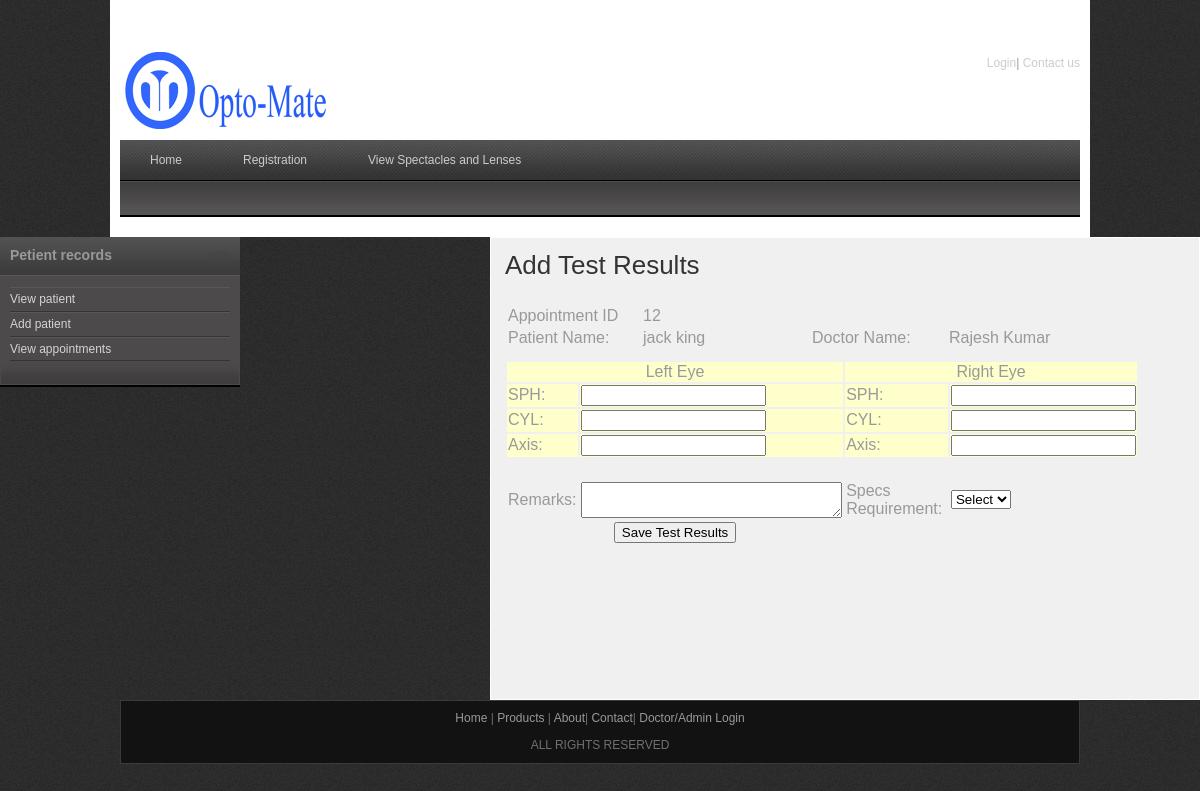
The app's page /test.php?appid=12 with its own data.
### tables this page shows
CREATE TABLE IF NOT EXISTS `appointment` (
  `app_id` int(10) NOT NULL AUTO_INCREMENT,
  `branch_id` int(10) NOT NULL,
  `pat_id` int(10) NOT NULL,
  `doc_id` int(10) NOT NULL,
  `app_date` date NOT NULL,
  `app_time` time NOT NULL,
  `created_at` datetime NOT NULL,
  `status` varchar(30) NOT NULL,
  PRIMARY KEY (`app_id`)
);

CREATE TABLE IF NOT EXISTS `patient` (
  `pat_id` int(10) NOT NULL AUTO_INCREMENT,
  `admin_id` int(10) NOT NULL,
  `pat_name` varchar(30) NOT NULL,
  `email_id` varchar(25) NOT NULL,
  `password` varchar(25) NOT NULL,
  `dob` date NOT NULL,
  `gender` varchar(10) NOT NULL,
  `address` varchar(50) NOT NULL,
  `contact` varchar(25) NOT NULL,
  `created_at` date NOT NULL,
  PRIMARY KEY (`pat_id`)
);

CREATE TABLE IF NOT EXISTS `doctor` (
  `doc_id` int(10) NOT NULL AUTO_INCREMENT,
  `branch_id` int(10) NOT NULL,
  `doc_name` varchar(25) NOT NULL,
  `clinic_name` varchar(25) NOT NULL,
  `email_id` varchar(25) NOT NULL,
  `phone` varchar(25) NOT NULL,
  `mobile` varchar(25) NOT NULL,
  `login_id` varchar(25) NOT NULL,
  `password` varchar(25) NOT NULL,
  `created_at` date NOT NULL,
  `last_login` datetime NOT NULL,
  PRIMARY KEY (`doc_id`)
);

### TEST.PHP (the view, shortened to what this page needs)
<?php
include("includes/header.php");
$resultq = mysql_query("SELECT * FROM appointment where app_id = '$_GET[appid]'");
$rowsapprec = mysql_fetch_array($resultq);
?>
    <div id="templatemo_main">
   		<div id="sidebar" class="float_l">
        	<div class="sidebar_box"><span class="bottom"></span>
            	<?php
				include("sidebar.php");
				?>
            </div>
   		</div>
        <div id="content" class="float_r">
          <h2>Add Test Results</h2>
           <form id="form1" name="form1" method="post" action="" onSubmit="return validation()">
<?php
if(isset($_POST[submit]))
{
	?>
    <a href="prescription.php?testi=<?php echo $insi; ?>">Add prescription records</a>
    <?php
}
else
{
?>
           <table width="604" border="0">
             <tr>
               <td>Appointment ID               </td>
               <td>&nbsp;</td>
               <td>
			   <?php echo $rowsapprec[app_id];  ?></td>
               <td>&nbsp;</td>
               <td>&nbsp;</td>
             </tr>
             <tr>
                <td width="131" colspan="2"><label for="patname">Patient Name:</label></td>
                <td width="165"><?php
				$resultq1 = mysql_query("SELECT * FROM patient where pat_id = '$rowsapprec[pat_id]'");
$rowsapprec1 = mysql_fetch_array($resultq1);
				echo $rowsapprec1[pat_name];
				?></td>
                <td width="133">Doctor Name:</td>
                <td width="157"><?php
				$resultq2 = mysql_query("SELECT * FROM doctor where doc_id = '$rowsapprec[doc_id]'");
$rowsapprec2 = mysql_fetch_array($resultq2);
				echo $rowsapprec2[doc_name];
				echo "</td>
             </tr>";
			?>
         </table>
           <table width="634" border="0">
             <tr bgcolor="#FFFFCC">
               <td colspan="2" align="center">Left  Eye</td>
               <td colspan="2" align="center">Right Eye</td>
             </tr>
             <tr bgcolor="#FFFFCC">
               <td width="81">SPH:</td>
               <td width="197"><label for="lsph"></label>
               <input type="text" name="lsph" id="lsph" /></td>
               <td width="184">SPH:</td>
               <td width="154"><input type="text" name="rsph" id="rsph" /></td>
             </tr>
             <tr bgcolor="#FFFFCC">
               <td>CYL:</td>
               <td><input type="text" name="lcyl" id="lcyl" /></td>
               <td>CYL:</td>
               <td><input type="text" name="rcyl" id="rcyl" /></td>
             </tr>
             <tr bgcolor="#FFFFCC">
               <td>Axis:</td>
               <td><input type="text" name="laxis" id="laxis" /></td>
               <td>Axis:</td>
               <td><input type="text" name="raxis" id="raxis" /></td>
             </tr>
             <tr>
               <td>&nbsp;</td>
               <td>&nbsp;</td>
               <td>&nbsp;</td>
               <td>&nbsp;</td>
             </tr>
             <tr>
               <td>Remarks:</td>
               <td><label for="remarks"></label>
               <textarea name="remarks" id="remarks" cols="30" rows="2"></textarea></td>
               <td>Specs Requirement:</td>
               <td><label for="req"></label>
                 <select name="req" id="req">
                   <option value="">Select</option>
               </select></td>
             </tr>
             <tr>
               <td colspan="2" align="center"><input type="submit" name="submit" id="submit" value="Save Test Results" /></td>
               <td align="center">&nbsp;</td>
               <td align="center">&nbsp;</td>
             </tr>
           </table>
           <?php
}
?>
           <p>&nbsp;</p>
           <p>&nbsp;</p>
          </form>
          <h1>&nbsp;</h1>
          <p>&nbsp;</p>
	</div>
  </div>
<?php
include("includes/footer.php");
?>

### CSS/templatemo_style.css (style rules this page uses)
body { margin: 0; padding: 0; color: #999; font-family: Tahoma, Geneva, sans-serif; font-size: 12px; line-height: 1.4em; background-color: #2e2e2e; background-repeat: repeat; background-image: url(../images/templatemo_body.jpg) }
p { margin: 0 0 10px 0; padding: 0; }
h1, h2, h3, h4, h5, h6 { color: #333; font-weight: normal; }
h1 { font-size: 30px; margin: 0 0 30px; padding: 5px 0; }
h2 { font-size: 26px; margin: 0 0 25px; padding: 5px 0; }
.float_l { float: left }
.float_r { float: right }
#templatemo_main { width: 100%; margin-bottom: 10px; }
#content { width: 680px; background: #f0f0f0; border: 1px solid #fff; padding: 14px; }
#sidebar { width: 240px }
.sidebar_box { position: relative; background: #4c4a4a; margin-bottom: 36px; }
.sidebar_box span.bottom { position: absolute; bottom: -26px; left: 0; width: 240px; height: 26px; background: url(../images/templatemo_sidebar_bottom.jpg) }

### records on screen
appointment: app_id "12"
patient: pat_name "jack king"
doctor: doc_name "Rajesh Kumar"
